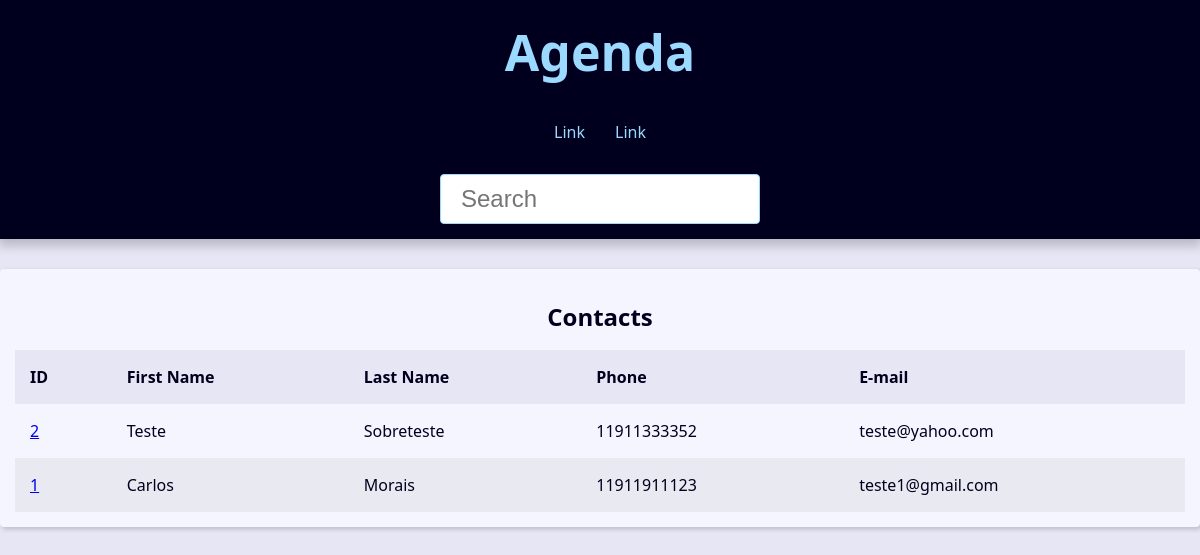
Before: / with the older database file.
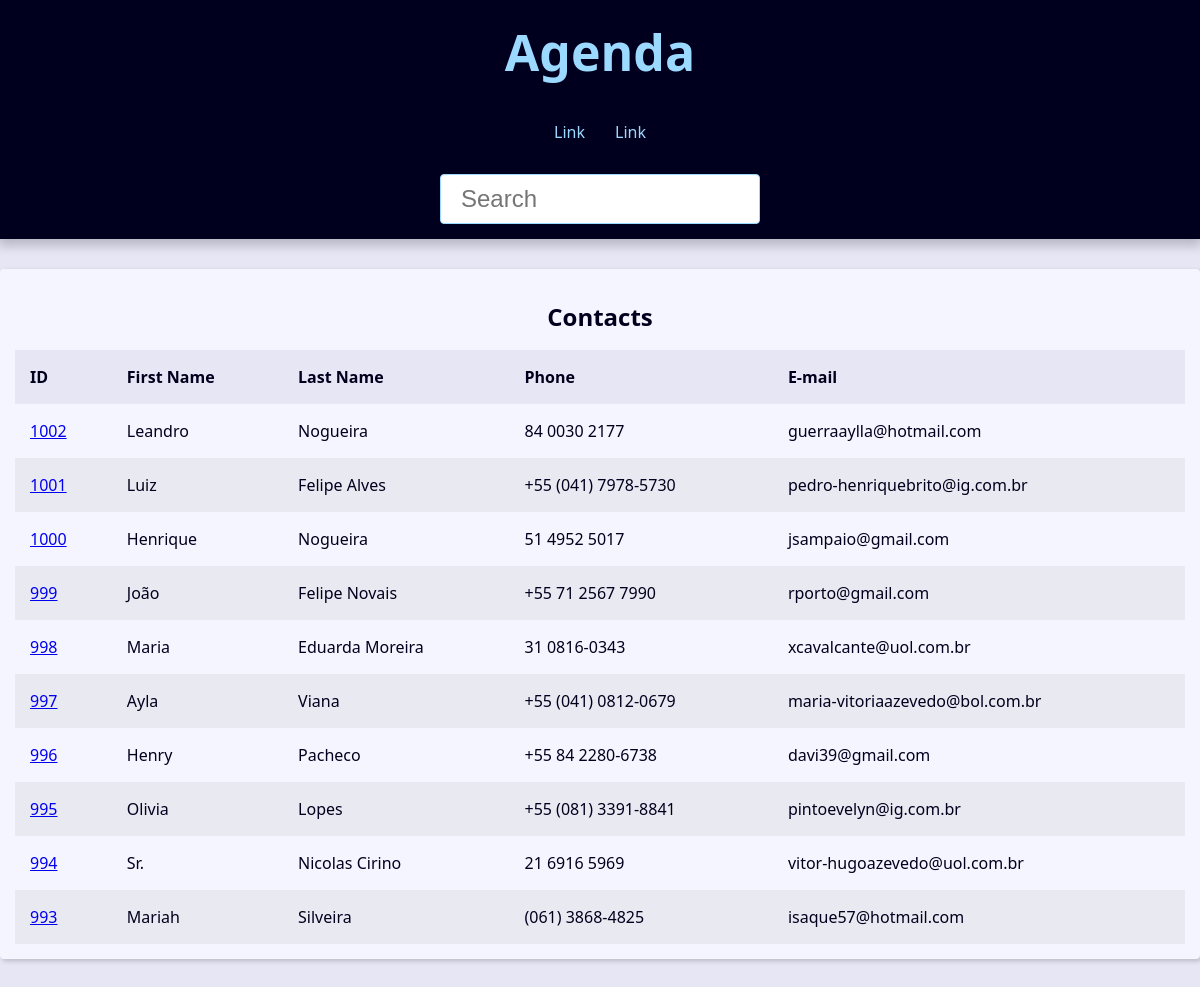
After: the same page with the newer database file.
### contact/models.py (models this page shows, shortened)
class Contact(models.Model):
    first_name = models.CharField(max_length=50)
    last_name = models.CharField(max_length=50)
    phone = models.CharField(max_length=50)
    email = models.EmailField(max_length=254)#blank=True se eu quiser que não seja obrigatório
    created_date = models.DateTimeField(default=timezone.now)
    description = models.TextField(blank=True)
    show = models.BooleanField(default=True)
    picture = models.ImageField(blank=True, upload_to='pictures/%Y/%m')
    category = models.ForeignKey(Category, on_delete=models.SET_NULL, blank=True, null=True)
    owner = models.ForeignKey(User, on_delete=models.SET_NULL, blank=True, null=True)

### contact/views/contact_views.py (the view)
# urls.py: path('', views.index, name='index'),
def index(request):
    contacts = Contact.objects.filter(show=True).order_by('-id')[0:10]
    context = {
        'contacts': contacts,
        'site_title': 'Contatos - Agenda'
    }
    return render(
        request,
        'contact/index.html',
        context
    )

### contact/templates/contact/index.html
{% extends 'global/base.html' %}
{% block content%}
<div class="responsive-table">
    <table class="contacts-table">
        <caption class="table-caption">
            Contacts
        </caption>
        <thead>
            <tr class="table-row table-row-header">
                <th class="table-header">ID</th>
                <th class="table-header">First Name</th>
                <th class="table-header">Last Name</th>
                <th class="table-header">Phone</th>
                <th class="table-header">E-mail</th>
            </tr>
        </thead>
        <tbody>
            {% for contact in contacts %}
            <tr class="table-row">
                <td class="table-cel">
                    <a href="{% url 'contact:contact' contact.id %}">{{contact.id}}</a>
                </td>
                <td class="table-cel">
                    {{contact.first_name}}
                </td>
                <td class="table-cel">
                    {{contact.last_name}}
                </td>
                <td class="table-cel">
                    {{contact.phone}}
                </td>
                <td class="table-cel">
                    {{contact.email}}
                </td>
            </tr>
            {% endfor %}
        </tbody>
    </table>
</div>
{% endblock content%}

### base_templates/global/base.html
<!DOCTYPE html>
<html lang="pt-BR">
<head>
    {% include 'global/partials/head.html' %}
</head>
<body>
    {% include 'global/partials/header.html' %}
    <main class="content">
        {% block content %}{% endblock content%}
    </main>
</body>
</html>

### base_templates/global/partials/head.html (shortened to what this page needs)
{% load static %}
<link rel="stylesheet" href="{% static 'global/css/style.css' %}">

### base_templates/global/partials/header.html
<header class="header">
    <h1 class="header-heading">
        <a href="{% url 'contact:index' %}" class="header-link">Agenda</a>
    </h1>
    <nav class="menu">
        <ul class="menu-list">
            <li class="menu-item">
                <a href="" class="menu-link">
                    Link
                </a>
            </li>
            <li class="menu-item">
                <a href="" class="menu-link">
                    Link
                </a>
            </li>
        </ul>
    </nav>
    <div class="search">
        <form action="{% url 'contact:search' %}" method="GET">
            <input type="search" class="search-input" placeholder="Search" id="search" name="q">
        </form>
    </div>
</header>

### base_static/global/css/style.css (style rules this page uses)
:root { --spacing: 1.5rem; --link-dark-color: rgb(0, 83, 134); --link-light-color: rgb(156, 217, 255); --clr-white: rgb(245, 245, 255); --clr-black: rgb(0, 0, 30); --clr-light-gray: rgb(230, 230, 245); --clr-dark-shadow-5: rgba(0, 0, 10, 5%); --clr-dark-shadow-10: rgba(0, 0, 10, 10%); --clr-dark-shadow-20: rgba(0, 0, 10, 20%); --clr-light-shadow-5: rgba(200, 200, 255, 5%); --clr-light-shadow-10: rgba(200, 200, 255, 10%); --clr-light-shadow-20: rgba(200, 200, 255, 20%); --main-page-width: 120rem; --table-min-width: 60rem; --biggest-font-size: 5rem; --bigger-font-size: 4rem; --big-font-size: 3.2rem; --medium-font-size: 2.4rem; --small-font-size: 1.6rem; --smaller-font-size: 1.4rem; --smallest-font-size: 1.2rem; --transition-fast: 300ms; --transition-medium: 600ms; --transition-slow: 1s; --default-border-radius: 4px; }
*, *::before, *::after { margin: 0; padding: 0; box-sizing: border-box; }
html { font-size: 62.5%; }
body { font-family: system-ui, -apple-system, BlinkMacSystemFont, 'Segoe UI', Roboto, Oxygen, Ubuntu, Cantarell, 'Open Sans', 'Helvetica Neue', sans-serif; line-height: 1.5; font-size: var(--small-font-size); color: var(--clr-black); -webkit-font-smoothing: antialiased; background: var(--clr-light-gray); }
.header { background: var(--clr-black); padding: var(--spacing); box-shadow: 0 5px 10px 2px var(--clr-dark-shadow-20); z-index: 1; position: relative; }
.header-heading { font-size: var(--biggest-font-size); text-align: center; }
.header-link { color: var(--link-light-color); text-decoration: none; transition: filter var(--transition-fast) ease-in-out; }
.menu { margin: var(--spacing); }
.menu-list { list-style: none; display: flex; justify-content: center; flex-flow: row wrap; }
.menu-link { display: block; padding: var(--spacing); color: var(--link-light-color); text-decoration: none; transition: background-color var(--transition-fast) ease-in-out; border-radius: var(--default-border-radius); }
.content { max-width: var(--main-page-width); margin: calc(var(--spacing) * 2) auto; padding: var(--spacing); background: var(--clr-white); box-shadow: 2px 2px 5px var(--clr-dark-shadow-20); border-radius: var(--default-border-radius); }
.responsive-table { width: 100%; overflow-x: auto; }
.contacts-table { width: 100%; min-width: var(--table-min-width); border-collapse: collapse; }
.table-caption { font-size: var(--medium-font-size); font-weight: bold; padding: var(--spacing); }
.table-row { text-align: left; text-overflow: ellipsis; transition: background-color var(--transition-fast) ease-in-out; }
.table-row:nth-of-type(2n) { background: var(--clr-dark-shadow-5); }
.table-row-header { background: var(--clr-light-gray); color: var(--clr-black); }
.table-cel, .table-header { padding: var(--spacing); }
.search { display: flex; justify-content: center; }
.search-input { font-size: var(--medium-font-size); padding: 1rem 2rem; width: 100%; max-width: 32rem; border-radius: var(--default-border-radius); border: 1px solid var(--link-light-color); }

Changed rows visible on the page:
removed Contact: id "2", first_name "Teste", last_name "Sobreteste", phone "11911333352", email "teste@yahoo.com"
removed Contact: id "1", first_name "Carlos", last_name "Morais", phone "11911911123", email "teste1@gmail.com"
added Contact: id "1002", first_name "Leandro", last_name "Nogueira", phone "84 0030 2177", email "guerraaylla@hotmail.com"
added Contact: id "1001", first_name "Luiz", last_name "Felipe Alves", phone "+55 (041) 7978-5730", email "pedro-henriquebrito@ig.com.br"
added Contact: id "1000", first_name "Henrique", last_name "Nogueira", phone "51 4952 5017", email "jsampaio@gmail.com"
added Contact: id "999", first_name "João", last_name "Felipe Novais", phone "+55 71 2567 7990", email "rporto@gmail.com"
added Contact: id "998", first_name "Maria", last_name "Eduarda Moreira", phone "31 0816-0343", email "xcavalcante@uol.com.br"
added Contact: id "997", first_name "Ayla", last_name "Viana", phone "+55 (041) 0812-0679", email "maria-vitoriaazevedo@bol.com.br"
added Contact: id "996", first_name "Henry", last_name "Pacheco", phone "+55 84 2280-6738", email "davi39@gmail.com"
added Contact: id "995", first_name "Olivia", last_name "Lopes", phone "+55 (081) 3391-8841", email "pintoevelyn@ig.com.br"
added Contact: id "994", first_name "Sr.", last_name "Nicolas Cirino", phone "21 6916 5969", email "vitor-hugoazevedo@uol.com.br"
added Contact: id "993", first_name "Mariah", last_name "Silveira", phone "(061) 3868-4825", email "isaque57@hotmail.com"
